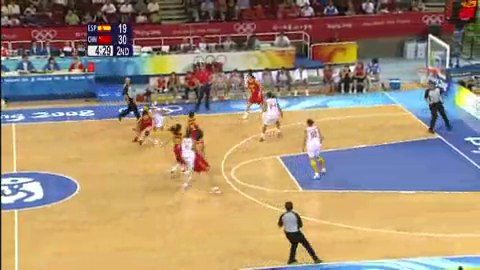
#> input picture frame 14 of video/test3_480x270.mp4, 480 x 270 px, given in place of hell.mp4, which was not available
$ python hsv_range.py
#> lines starting #> are read from the running program, lines starting #| are printed output that depends on the picture; after the words box and inside, x2 and y2 are one past the last pixel; in counts of white or black regions, pixels touching at a corner belong together; pictures that were not available may be replaced by others from this repository, and a replacement may not be noted
import cv2
import numpy as np

video = cv2.VideoCapture('/Users/itaegyeong/Desktop/hell.mp4')


def callback(x):
    pass

cv2.namedWindow('image')

ilowH = 0
ihighH = 179
ilowS = 0
ihighS = 255
ilowV = 0
ihighV = 255

# create trackbars for color change
cv2.createTrackbar('lowH','image',ilowH,179,callback)
#> slider 'lowH' is set to 35
cv2.createTrackbar('highH','image',ihighH,179,callback)
cv2.createTrackbar('lowS','image',ilowS,255,callback)
#> slider 'lowS' is set to 51
cv2.createTrackbar('highS','image',ihighS,255,callback)
cv2.createTrackbar('lowV','image',ilowV,255,callback)
#> slider 'lowV' is set to 51
cv2.createTrackbar('highV','image',ihighV,255,callback)


while(True):
    # grab the frame
    ret, frame = video.read()
#> frame is the input picture: shape (270, 480, 3); mean B, G, R 116.6, 142, 163
    original = frame.copy()

    # get trackbar positions
    ilowH = cv2.getTrackbarPos('lowH', 'image')
    ihighH = cv2.getTrackbarPos('highH', 'image')
    ilowS = cv2.getTrackbarPos('lowS', 'image')
    ihighS = cv2.getTrackbarPos('highS', 'image')
    ilowV = cv2.getTrackbarPos('lowV', 'image')
    ihighV = cv2.getTrackbarPos('highV', 'image')

    hsv = cv2.cvtColor(frame, cv2.COLOR_BGR2HSV)
#> hsv: shape (270, 480, 3); mean H, S, V 53.5, 111.4, 178.7
    lower_hsv = np.array([ilowH, ilowS, ilowV])
    higher_hsv = np.array([ihighH, ihighS, ihighV])
    mask = cv2.inRange(hsv, lower_hsv, higher_hsv)
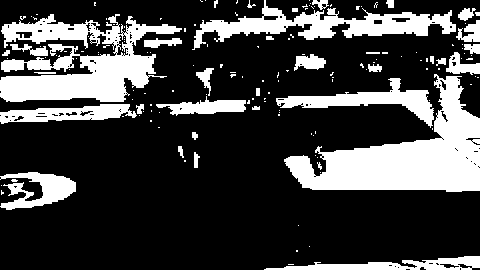
#> mask: shape (270, 480); 25.9% white; 156 white regions (121 under 20 px), largest, box (x1, y1, x2, y2) and area: (284, 74, 480, 192) 9931, (0, 14, 182, 102) 8338, (192, 0, 456, 50) 4366
    frame = cv2.bitwise_and(frame, frame, mask=mask)
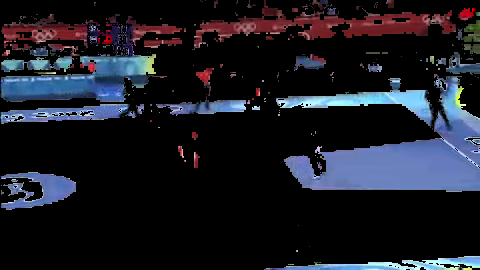
#> frame: shape (270, 480, 3); mean B, G, R 36.8, 28.1, 26.6

    # show thresholded image
    # 이미지 축소
    shrink = cv2.resize(frame, None, fx=0.5, fy=0.5, interpolation=cv2.INTER_AREA)
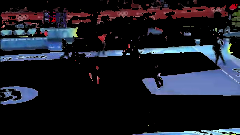
#> shrink: shape (135, 240, 3); mean B, G, R 36.8, 28.1, 26.6
    shrink2 = cv2.resize(mask, None, fx=0.5, fy=0.5, interpolation=cv2.INTER_AREA)
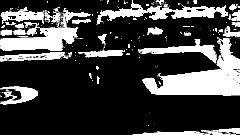
#> shrink2: shape (135, 240); min 0, max 255, mean 66.1

    cv2.imshow('image', shrink)
    cv2.imshow('mask',shrink2)

    k = cv2.waitKey(0) & 0xFF # large wait time to remove freezing
#> (key Esc is pressed here)
    if k == 113 or k == 27:
        break

$ run again, starting later in the video
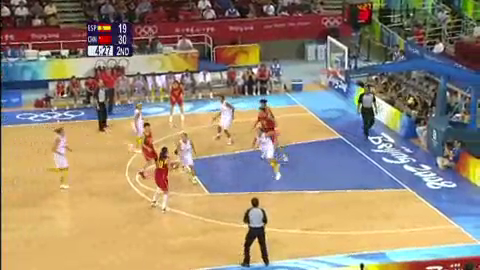
#> input picture frame 65 of video/test3_480x270.mp4, 480 x 270 px, given in place of hell.mp4, which was not available
#> frame is the input picture: shape (270, 480, 3); mean B, G, R 116.5, 137.8, 154.3
#> hsv: shape (270, 480, 3); mean H, S, V 56, 107.9, 172.1
#> `mask = cv2.inRange(hsv, lower_hsv, higher_hsv)`:
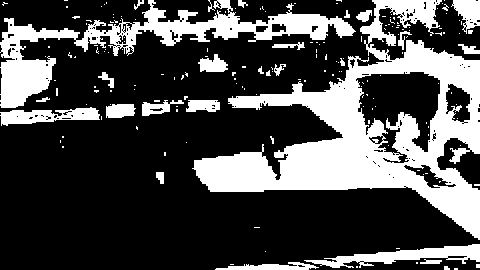
#> mask: shape (270, 480); 29.4% white; 179 white regions (151 under 20 px), largest, box (x1, y1, x2, y2) and area: (192, 0, 480, 240) 23042, (0, 0, 356, 108) 8268, (304, 244, 480, 268) 1705
#> `shrink2 = cv2.resize(mask, None, fx=0.5, fy=0.5, interpolation=cv2.INT..`:
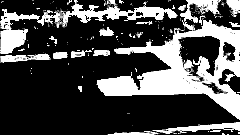
#> shrink2: shape (135, 240); min 0, max 255, mean 75

$ run again, starting later in the video
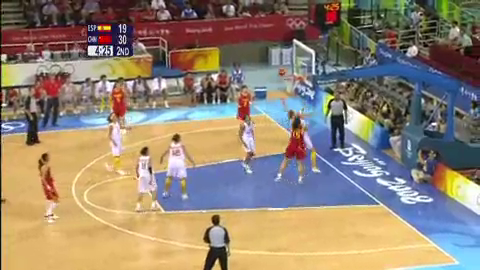
#> input picture frame 116 of video/test3_480x270.mp4, 480 x 270 px, given in place of hell.mp4, which was not available
#> frame is the input picture: shape (270, 480, 3); mean B, G, R 115, 132.5, 147.5
#> hsv: shape (270, 480, 3); mean H, S, V 58, 103.8, 165.2
#> `mask = cv2.inRange(hsv, lower_hsv, higher_hsv)`:
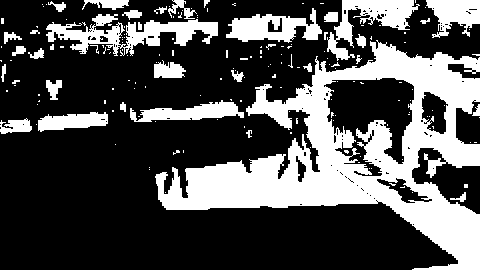
#> mask: shape (270, 480); 30.9% white; 174 white regions (137 under 20 px), largest, box (x1, y1, x2, y2) and area: (155, 40, 480, 270) 26524, (46, 14, 218, 56) 2926, (327, 0, 420, 61) 2022
#> `shrink2 = cv2.resize(mask, None, fx=0.5, fy=0.5, interpolation=cv2.INT..`:
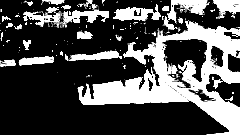
#> shrink2: shape (135, 240); min 0, max 255, mean 78.9
